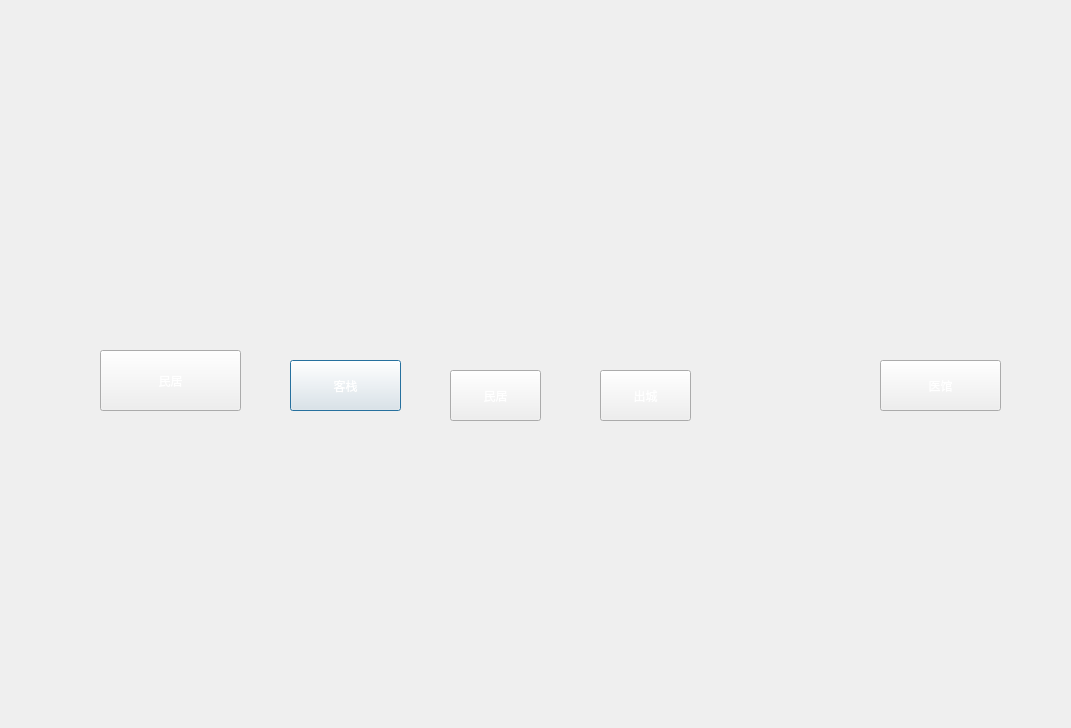
<?xml version="1.0" encoding="UTF-8"?>
<ui version="4.0">
 <class>Changan</class>
 <widget class="QDialog" name="Changan">
  <property name="geometry">
   <rect>
    <x>0</x>
    <y>0</y>
    <width>1071</width>
    <height>728</height>
   </rect>
  </property>
  <property name="sizePolicy">
   <sizepolicy hsizetype="Fixed" vsizetype="Fixed">
    <horstretch>0</horstretch>
    <verstretch>0</verstretch>
   </sizepolicy>
  </property>
  <property name="minimumSize">
   <size>
    <width>1071</width>
    <height>728</height>
   </size>
  </property>
  <property name="maximumSize">
   <size>
    <width>1071</width>
    <height>728</height>
   </size>
  </property>
  <property name="windowTitle">
   <string>无涯</string>
  </property>
  <property name="windowIcon">
   <iconset>
    <normaloff>:/image/Resources/无涯.png</normaloff>:/image/Resources/无涯.png</iconset>
  </property>
  <property name="styleSheet">
   <string notr="true">border-image: url(:/image/Resources/changan.png);</string>
  </property>
  <widget class="QPushButton" name="btnKezhan">
   <property name="enabled">
    <bool>true</bool>
   </property>
   <property name="geometry">
    <rect>
     <x>290</x>
     <y>360</y>
     <width>111</width>
     <height>51</height>
    </rect>
   </property>
   <property name="styleSheet">
    <string notr="true">border-image: url(:/other/Resources/透明背景.png);
border-image: url(:/other/Resources/边框2.png);
font: 22pt &quot;隶书&quot;;
color: rgb(255, 255, 255);
</string>
   </property>
   <property name="text">
    <string>客栈</string>
   </property>
  </widget>
  <widget class="QPushButton" name="btnYiguan">
   <property name="enabled">
    <bool>true</bool>
   </property>
   <property name="geometry">
    <rect>
     <x>880</x>
     <y>360</y>
     <width>121</width>
     <height>51</height>
    </rect>
   </property>
   <property name="styleSheet">
    <string notr="true">border-image: url(:/other/Resources/透明背景.png);
border-image: url(:/other/Resources/边框2.png);
color: rgb(255, 255, 255);
font: 24pt &quot;隶书&quot;;</string>
   </property>
   <property name="text">
    <string>医馆</string>
   </property>
  </widget>
  <widget class="QPushButton" name="btnMinju2">
   <property name="enabled">
    <bool>true</bool>
   </property>
   <property name="geometry">
    <rect>
     <x>450</x>
     <y>370</y>
     <width>91</width>
     <height>51</height>
    </rect>
   </property>
   <property name="styleSheet">
    <string notr="true">border-image: url(:/other/Resources/透明背景.png);
border-image: url(:/other/Resources/边框2.png);
color: rgb(255, 255, 255);
font: 16pt &quot;隶书&quot;;
</string>
   </property>
   <property name="text">
    <string>民居</string>
   </property>
  </widget>
  <widget class="QPushButton" name="btnMinju1">
   <property name="enabled">
    <bool>true</bool>
   </property>
   <property name="geometry">
    <rect>
     <x>100</x>
     <y>350</y>
     <width>141</width>
     <height>61</height>
    </rect>
   </property>
   <property name="styleSheet">
    <string notr="true">border-image: url(:/other/Resources/透明背景.png);
border-image: url(:/other/Resources/边框2.png);
color: rgb(255, 255, 255);
font: 30pt &quot;隶书&quot;;</string>
   </property>
   <property name="text">
    <string>民居</string>
   </property>
  </widget>
  <widget class="QLabel" name="lblText">
   <property name="enabled">
    <bool>true</bool>
   </property>
   <property name="geometry">
    <rect>
     <x>70</x>
     <y>540</y>
     <width>921</width>
     <height>171</height>
    </rect>
   </property>
   <property name="mouseTracking">
    <bool>false</bool>
   </property>
   <property name="tabletTracking">
    <bool>false</bool>
   </property>
   <property name="acceptDrops">
    <bool>false</bool>
   </property>
   <property name="autoFillBackground">
    <bool>false</bool>
   </property>
   <property name="styleSheet">
    <string notr="true">border-image: url(:/image/Resources/透明背景.png);
color: rgb(255, 255, 255);
font: 16pt &quot;隶书&quot;;</string>
   </property>
   <property name="frameShape">
    <enum>QFrame::NoFrame</enum>
   </property>
   <property name="frameShadow">
    <enum>QFrame::Plain</enum>
   </property>
   <property name="text">
    <string/>
   </property>
   <property name="scaledContents">
    <bool>false</bool>
   </property>
   <property name="alignment">
    <set>Qt::AlignLeading|Qt::AlignLeft|Qt::AlignTop</set>
   </property>
   <property name="wordWrap">
    <bool>true</bool>
   </property>
   <property name="openExternalLinks">
    <bool>false</bool>
   </property>
  </widget>
  <widget class="QPushButton" name="btnOut">
   <property name="geometry">
    <rect>
     <x>600</x>
     <y>370</y>
     <width>91</width>
     <height>51</height>
    </rect>
   </property>
   <property name="styleSheet">
    <string notr="true">border-image: url(:/other/Resources/透明背景.png);
border-image: url(:/other/Resources/边框2.png);
color: rgb(255, 255, 255);
font: 14pt &quot;隶书&quot;;</string>
   </property>
   <property name="text">
    <string>出城</string>
   </property>
  </widget>
 </widget>
 <layoutdefault spacing="6" margin="11"/>
 <resources>
  <include location="Menu.qrc"/>
 </resources>
 <connections/>
</ui>
